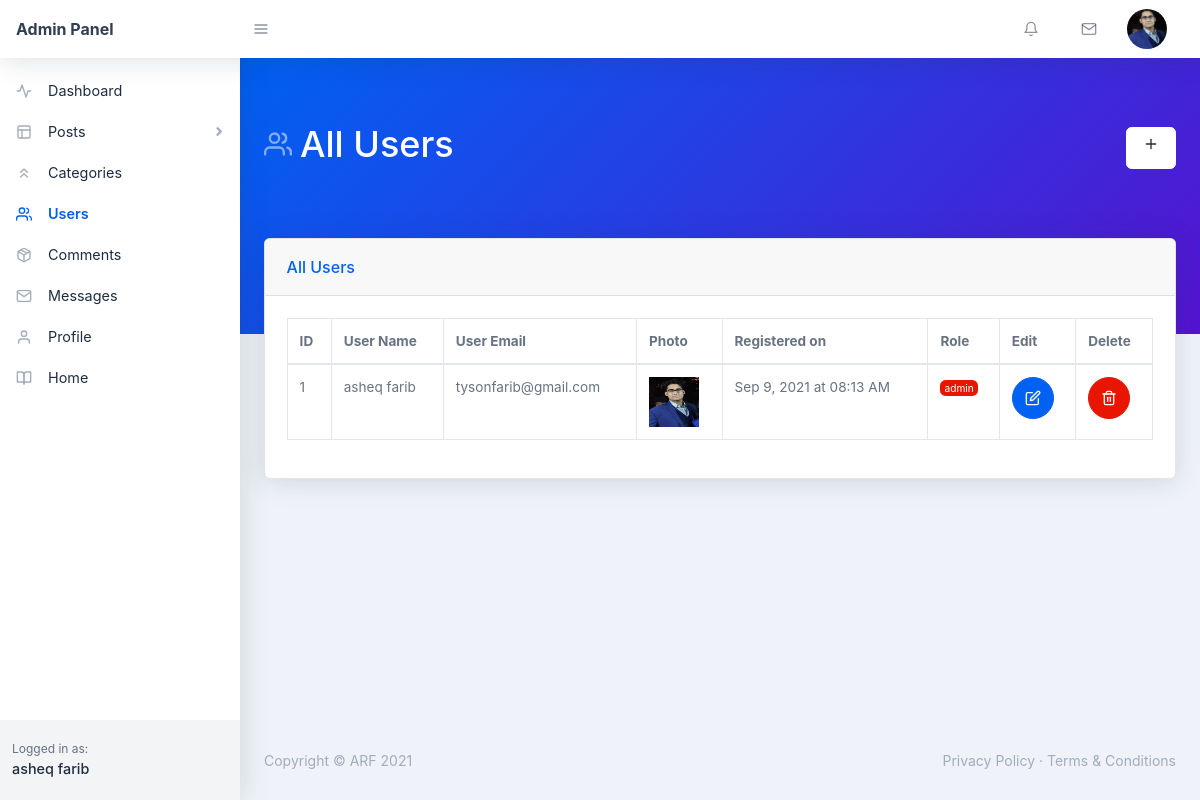
The page /backend/users.php (signed in) on the database its author committed.
### tables this page shows
CREATE TABLE `users` (
  `user_id` int(11) NOT NULL,
  `user_name` varchar(255) NOT NULL,
  `user_nickname` varchar(255) NOT NULL,
  `user_email` varchar(255) NOT NULL,
  `user_password` varchar(255) NOT NULL,
  `user_photo` text NOT NULL,
  `registered_on` varchar(255) NOT NULL,
  `user_role` varchar(255) NOT NULL DEFAULT 'Subscriber'
);

### backend/users.php (the view, shortened to what this page needs)
<?php require_once('./includes/header.php'); ?>
    <body class="nav-fixed">
        <?php require_once('./includes/top-navbar.php'); ?>
        <div id="layoutSidenav">
            <div id="layoutSidenav_nav">
                <?php
                    $curr_page = basename(__FILE__);
                    require_once("./includes/left-sidebar.php");
                ?>
            </div>
            <div id="layoutSidenav_content">
                <main>
                    <div class="page-header pb-10 page-header-dark bg-gradient-primary-to-secondary">
                        <div class="container-fluid">
                            <div class="page-header-content d-flex align-items-center justify-content-between text-white">
                                <h1 class="page-header-title">
                                    <div class="page-header-icon"><i data-feather="users"></i></div>
                                    <span>All Users</span>
                                </h1>
                                <a href="new-user.php" title="Add new category" class="btn btn-white">
                                    <div class="page-header-icon"><i data-feather="plus"></i></div>
                                </a>
                            </div>
                        </div>
                    </div>
                    <div class="container-fluid mt-n10">
                        <div class="card mb-4">
                            <div class="card-header">All Users</div>
                            <div class="card-body">
                                <div class="datatable table-responsive">
                                    <table class="table table-bordered table-hover" id="dataTable" width="100%" cellspacing="0">
                                        <thead>
                                            <tr>
                                                <th>ID</th>
                                                <th>User Name</th>
                                                <th>User Email</th>
                                                <th>Photo</th>
                                                <th>Registered on</th>
                                                <th>Role</th>
                                                <th>Edit</th>
                                                <th>Delete</th>
                                            </tr>
                                        </thead>
                                        <tbody>
                                            <?php
                                                $sql = "SELECT * FROM users";
                                                $stmt = $pdo->prepare($sql);
                                                $stmt->execute();
                                                while($users = $stmt->fetch(PDO::FETCH_ASSOC)) {
                                                    $user_id = $users['user_id'];
                                                    $user_name = $users['user_name'];
                                                    $user_email = $users['user_email'];
                                                    $user_photo = $users['user_photo'];
                                                    $registered_on = $users['registered_on'];
                                                    $user_role = $users['user_role'];
                                                    ?>
                                                    <tr>
                                                        <td><?php echo $user_id; ?></td>
                                                        <td>
                                                            <?php echo $user_name; ?>
                                                        </td>
                                                        <td>
                                                            <?php echo $user_email; ?>
                                                        </td>
                                                        <td>
                                                            <img src="./assets/img/<?php echo $user_photo; ?>" width="50" height="50" />
                                                        </td>
                                                        <td><?php echo $registered_on; ?></td>
                                                        <td>
                                                            <div class="badge badge-<?php echo $user_role=="admin"?"red":"success"; ?>">
                                                                <?php echo $user_role; ?>
                                                            </div>
                                                        </td>
                                                        <td>
                                                            <?php
                                                                if(isset($_COOKIE['_uid_'])) {
                                                                    $u_id = base64_decode($_COOKIE['_uid_']);
                                                                } else if(isset($_SESSION['user_id'])) {
                                                                    $u_id = $_SESSION['user_id'];
                                                                } else {
                                                                    $u_id = -1;
                                                                }
                                                            ?>
                                                            <?php
                                                                if($user_id == $u_id) { ?>
                                                                    <button title="You can't edit yourself!" class="btn btn-primary btn-icon"><i data-feather="edit"></i></button>
                                                              <?php }
                                                            ?>
                                                        </td>
                                                        <td>
                                                            <?php
                                                                if(isset($_COOKIE['_uid_'])) {
                                                                    $u_id = base64_decode($_COOKIE['_uid_']);
                                                                } else if(isset($_SESSION['user_id'])) {
                                                                    $u_id = $_SESSION['user_id'];
                                                                } else {
                                                                    $u_id = -1;
                                                                }
                                                            ?>
                                                            <?php
                                                                if($user_id == $u_id) { ?>
                                                                    <button title="You can't delete yourself!" class="btn btn-red btn-icon"><i data-feather="trash-2"></i></button>
                                                                <?php }
                                                            ?>
                                                        </td>
                                                    </tr>
                                               <?php }
                                            ?>
                                        </tbody>
                                    </table>
                                </div>
                            </div>
                        </div>
                    </div>
                </main>
<?php require_once('./includes/footer.php'); ?>

### backend/includes/top-navbar.php (shortened to what this page needs)
<nav class="topnav navbar navbar-expand shadow navbar-light bg-white" id="sidenavAccordion">
    <a class="navbar-brand d-none d-sm-block" href="index.php">Admin Panel</a><button class="btn btn-icon btn-transparent-dark order-1 order-lg-0 mr-lg-2" id="sidebarToggle" href="#"><i data-feather="menu"></i></button>
    <ul class="navbar-nav align-items-center ml-auto">
        <li class="nav-item dropdown no-caret mr-3 dropdown-notifications">
            <a class="btn btn-icon btn-transparent-dark dropdown-toggle" id="navbarDropdownAlerts" href="comments.php" role="button" data-toggle="dropdown" aria-haspopup="true" aria-expanded="false">
                <i data-feather="bell"></i>
            </a>
        </li>
        <li class="nav-item dropdown no-caret mr-3 dropdown-notifications">
            <a class="btn btn-icon btn-transparent-dark dropdown-toggle" id="navbarDropdownMessages" href="#" role="button" data-toggle="dropdown" aria-haspopup="true" aria-expanded="false">
                <i data-feather="mail"></i>
            </a>
        </li>
        <?php
            if(isset($_COOKIE['_uid_'])) {
                $user_id = base64_decode($_COOKIE['_uid_']);
            } else if(isset($_SESSION['user_id'])) {
                $user_id = $_SESSION['user_id'];
            } else {
                $user_id = -1;
            }
            $sql = "SELECT * FROM users WHERE user_id = :id";
            $stmt = $pdo->prepare($sql);
            $stmt->execute([
                ':id' => $user_id
            ]);
            $user = $stmt->fetch(PDO::FETCH_ASSOC);
            $user_photo = $user['user_photo'];
        ?>
        <li class="nav-item dropdown no-caret mr-3 dropdown-user">
            <a class="btn btn-icon btn-transparent-dark dropdown-toggle" id="navbarDropdownUserImage" href="javascript:void(0);" role="button" data-toggle="dropdown" aria-haspopup="true" aria-expanded="false"><img class="img-fluid" src="./assets/img/<?php echo $user_photo; ?>"/></a>
        </li>
    </ul>
</nav>

### backend/includes/left-sidebar.php (shortened to what this page needs)
<nav class="sidenav shadow-right sidenav-light">
    <div class="sidenav-menu">
        <div class="nav accordion" id="accordionSidenav">
            <?php
                if($curr_page == 'index.php') { ?>
                    <a class="nav-link collapsed pt-4 active" href="index.php">
                        <div class="nav-link-icon"><i data-feather="activity"></i></div>
                        Dashboard
                    </a>
                <?php } else { ?>
                    <a class="nav-link collapsed pt-4" href="index.php">
                        <div class="nav-link-icon"><i data-feather="activity"></i></div>
                        Dashboard
                    </a>
                <?php }
            ?>
             <?php
                if($curr_page == 'all-post.php' || $curr_page == 'new-page.php' || $curr_page == 'add-new.php') { ?>
                    <a class="nav-link" href="javascript:void(0);" data-toggle="collapse" data-target="#collapseLayouts" aria-expanded="true" aria-controls="collapseLayouts"><div class="nav-link-icon"><i data-feather="layout"></i></div>
                        Posts
                        <div class="sidenav-collapse-arrow"><i class="fas fa-angle-down"></i></div>
                    </a>
                    <div class="collapse show" id="collapseLayouts" data-parent="#accordionSidenav">
                        <nav class="sidenav-menu-nested nav accordion" id="accordionSidenavLayout">
                            <a class="nav-link" href="all-post.php">All Posts</a>
                            <a class="nav-link" href="add-new.php">Add New Post</a>
                        </nav>
                    </div>
               <?php } else { ?>
                    <a class="nav-link collapsed" href="javascript:void(0);" data-toggle="collapse" data-target="#collapseLayouts" aria-expanded="false" aria-controls="collapseLayouts"><div class="nav-link-icon"><i data-feather="layout"></i></div>
                        Posts
                        <div class="sidenav-collapse-arrow"><i class="fas fa-angle-down"></i></div>
                    </a>
               <?php }
            ?>
            <?php
                if($curr_page == 'new-category.php' || $curr_page == 'categories.php') { ?>
                    <a class="nav-link active" href="categories.php" ><div class="nav-link-icon"><i data-feather="chevrons-up"></i></div>
                        Categories
                    </a>
               <?php } else { ?>
                    <a class="nav-link" href="categories.php" ><div class="nav-link-icon"><i data-feather="chevrons-up"></i></div>
                        Categories
                    </a>
               <?php }
            ?>
              <?php
                if($curr_page == 'user-update.php' || $curr_page == 'new-user.php' || $curr_page == 'users.php') { ?>
                    <a class="nav-link active" href="users.php" ><div class="nav-link-icon"><i data-feather="users"></i></div>
                        Users
                    </a>
                <?php } else { ?>
                    <a class="nav-link" href="users.php" ><div class="nav-link-icon"><i data-feather="users"></i></div>
                        Users
                    </a>
                <?php }
            ?>
            <a class="nav-link" href="comments.php" ><div class="nav-link-icon"><i data-feather="package"></i></div>
                Comments
            </a>
            <?php
                if($curr_page == 'messages.php' || $curr_page == 'reply.php') { ?>
                    <a class="nav-link active" href="messages.php" ><div class="nav-link-icon"><i data-feather="mail"></i></div>
                        Messages
                    </a>
               <?php } else { ?>
                    <a class="nav-link" href="messages.php" ><div class="nav-link-icon"><i data-feather="mail"></i></div>
                        Messages
                    </a>
              <?php }
            ?>
            <a class="nav-link" href="profile.php" ><div class="nav-link-icon"><i data-feather="user"></i></div>
                Profile
            </a>
            <a class="nav-link" href="../index.php" ><div class="nav-link-icon"><i data-feather="book-open"></i></div>
                Home
            </a>
        </div>
    </div>
    <div class="sidenav-footer">
        <div class="sidenav-footer-content">
            <div class="sidenav-footer-subtitle">Logged in as:</div>
            <?php
                if(isset($_COOKIE['_uid_'])) {
                    $user_id = base64_decode($_COOKIE['_uid_']);
                } else if(isset($_SESSION['user_id'])) {
                    $user_id = $_SESSION['user_id'];
                } else {
                    $user_id = -1;
                }
                $sql = "SELECT * FROM users WHERE user_id = :id";
                $stmt = $pdo->prepare($sql);
                $stmt->execute([
                    ':id' => $user_id
                ]);
                $user = $stmt->fetch(PDO::FETCH_ASSOC);
                $user_name = $user['user_name'];
            ?>
            <div class="sidenav-footer-title"><?php echo $user_name; ?></div>
        </div>
    </div>
</nav>

### rows shown on the page
users: user_photo (picture), user_name "asheq farib", user_id "1", user_email "tysonfarib@gmail.com", registered_on "Sep 9, 2021 at 08:13 AM", user_role "admin"
